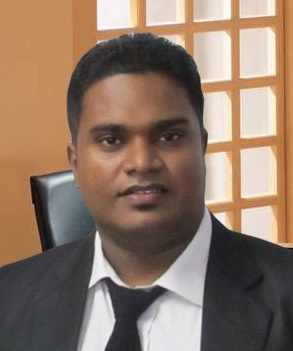
#> input picture shibufull.jpg, 293 x 351 px
$ python task28.py
#> lines starting #> are read from the running program, lines starting #| are printed output that depends on the picture; after the words box and inside, x2 and y2 are one past the last pixel; in counts of white or black regions, pixels touching at a corner belong together
"""
Problem Statement:  WAP to read your image and display the following images
                    0. Show the original image
                    1. A Gray Scale Image
                    2. A Color Image Half the Size of the Original Image
                    3. Add a RED rectangular border arround the image
                    4. Put your name on the image in Green Color

Given: products.db with 20 product data
OUTPUT:

Author:             Prof. Shiburaj
"""
import cv2 as cv


img = cv.imread('shibufull.jpg',1)
#> img is the input picture: shape (351, 293, 3); mean B, G, R 102.8, 119.6, 142.9
height, width, dim = img.shape
#> height = 351; width = 293; dim = 3
gray = cv.cvtColor(img, cv.COLOR_BGR2GRAY)
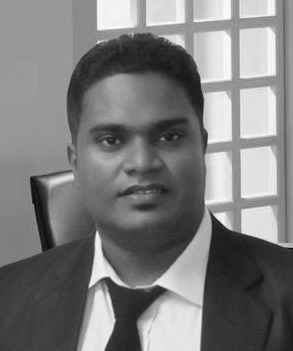
#> gray: shape (351, 293); min 5, max 254, mean 124.6
small = cv.resize(img, (0, 0), fx=0.5, fy=0.5)
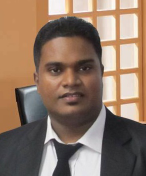
#> small: shape (176, 146, 3); mean B, G, R 103.1, 119.8, 142.8
border = img.copy()
border = cv.rectangle(border, (0,0), (width, height), (0,0,255), 5)
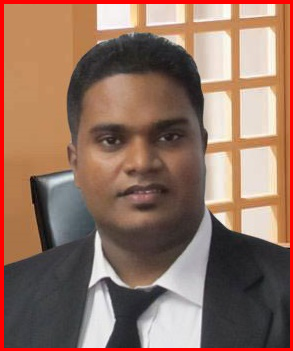
#> border: shape (351, 293, 3); 4.34% of pixels changed, all inside (x1, y1, x2, y2) = (0, 0, 293, 351)
textImg = img.copy()
(label_width, label_height), baseline = cv.getTextSize("Shiburaj", fontFace=cv.FONT_HERSHEY_PLAIN, fontScale=3, thickness=3)
textImg = cv.putText(textImg, text="Shiburaj", color=(0,255,0), org=(int(width/2 - label_width/2),int(height - label_height)), fontFace=cv.FONT_HERSHEY_PLAIN, fontScale=3, thickness=3)
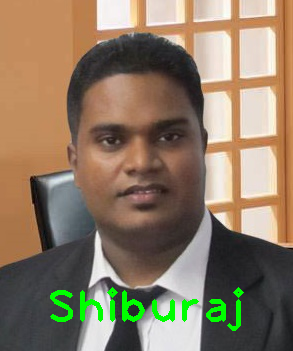
#> textImg: shape (351, 293, 3); 2.07% of pixels changed, all inside (x1, y1, x2, y2) = (50, 287, 244, 331)
cv.imshow('Input', img)
cv.imshow('Gray Scale', gray)
cv.imshow('Resized Image', small)
cv.imshow('Bordered Image', border)
cv.imshow('Text Image', textImg)
cv.imwrite('shibu2.png', gray)
cv.waitKey(0)
cv.destroyAllWindows()
